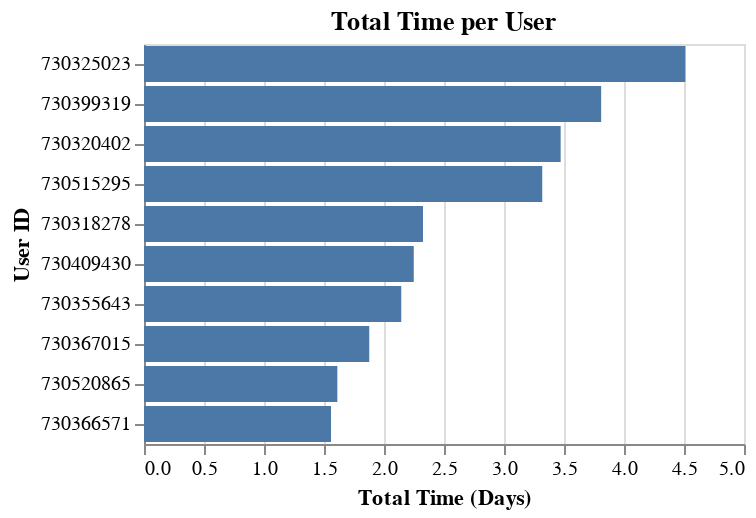
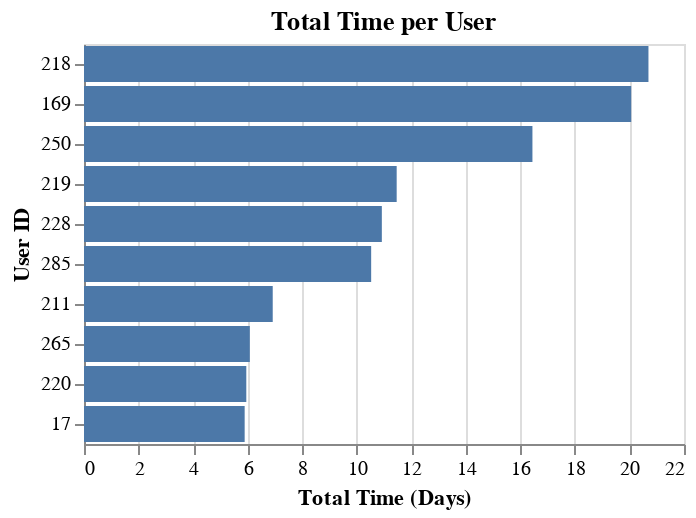

Notebook code cell kept with these figures, in order:
### Code cell
app_lab_leaderboard(app_lab_csv_file_path).show()
csxl_leaderboard(csxl_csv_file_path).show()

### Figure 1 — Vega-Lite specification as saved in the notebook (floating-point values rounded to 4 significant figures)
{"config": {"view": {"continuousWidth": 300, "continuousHeight": 300}}, "data": {"name": "data-7d59b2c84ccdd429eba5881a31dfb367"}, "mark": {"type": "bar"}, "encoding": {"tooltip": {"field": "Duration (days)", "type": "quantitative"}, "x": {"field": "Duration (days)", "title": "Total Time (Days)", "type": "quantitative"}, "y": {"field": "PID", "sort": "-x", "title": "User ID", "type": "ordinal"}}, "title": "Total Time per User", "$schema": "https://vega.github.io/schema/vega-lite/v5.17.0.json", "datasets": {"data-7d59b2c84ccdd429eba5881a31dfb367": [{"PID": 730325023, "Duration (days)": 4.511}, {"PID": 730399319, "Duration (days)": 3.81}, {"PID": 730320402, "Duration (days)": 3.472}, {"PID": 730515295, "Duration (days)": 3.319}, {"PID": 730318278, "Duration (days)": 2.325}, {"PID": 730409430, "Duration (days)": 2.248}, {"PID": 730355643, "Duration (days)": 2.144}, {"PID": 730367015, "Duration (days)": 1.877}, {"PID": 730520865, "Duration (days)": 1.611}, {"PID": 730366571, "Duration (days)": 1.558}]}}

### Figure 2 — Vega-Lite specification as saved in the notebook (floating-point values rounded to 4 significant figures)
{"config": {"view": {"continuousWidth": 300, "continuousHeight": 300}}, "data": {"name": "data-e2049795b2484395238eb69aa67825d9"}, "mark": {"type": "bar"}, "encoding": {"tooltip": {"field": "total_time", "format": ".2f", "type": "quantitative"}, "x": {"field": "total_time", "title": "Total Time (Days)", "type": "quantitative"}, "y": {"field": "user_id", "sort": "-x", "title": "User ID", "type": "ordinal"}}, "title": "Total Time per User", "$schema": "https://vega.github.io/schema/vega-lite/v5.17.0.json", "datasets": {"data-e2049795b2484395238eb69aa67825d9": [{"user_id": 218, "total_time": 20.7}, {"user_id": 169, "total_time": 20.06}, {"user_id": 250, "total_time": 16.44}, {"user_id": 219, "total_time": 11.47}, {"user_id": 228, "total_time": 10.92}, {"user_id": 285, "total_time": 10.53}, {"user_id": 211, "total_time": 6.92}, {"user_id": 265, "total_time": 6.08}, {"user_id": 220, "total_time": 5.951}, {"user_id": 17, "total_time": 5.891}]}}
